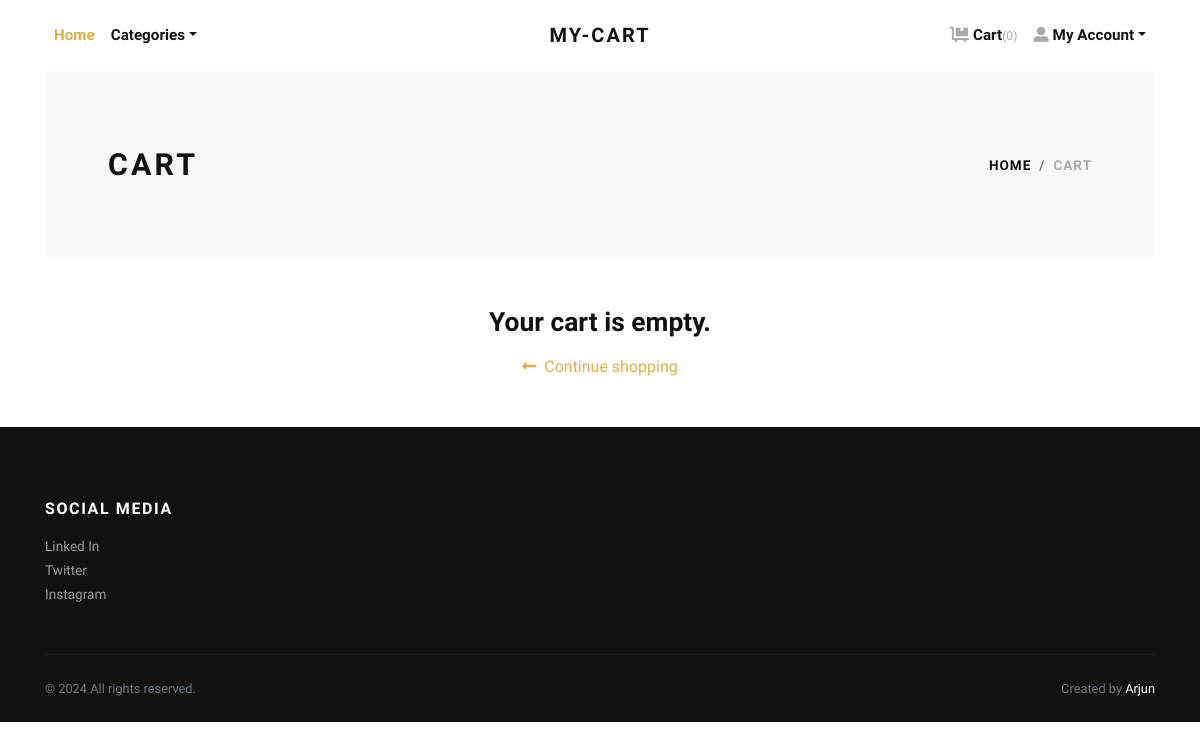
/cart/ (signed in), run on an earlier commit of the app's database.
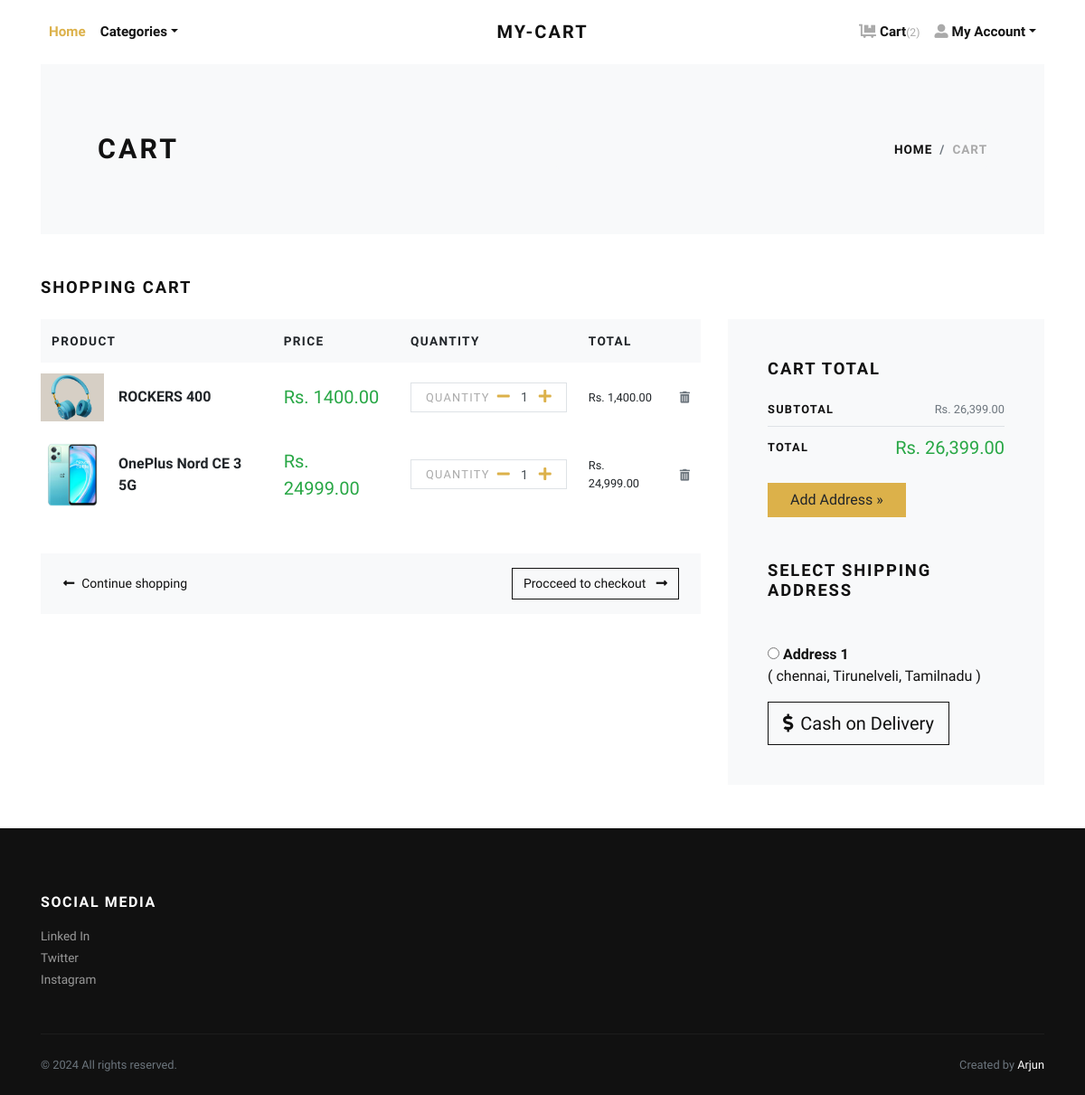
And on a later commit of the database.
### store/models.py (models this page shows, shortened)
class Cart(models.Model):
    user = models.ForeignKey(User, verbose_name="User", on_delete=models.CASCADE)
    product = models.ForeignKey(Product, verbose_name="Product", on_delete=models.CASCADE)
    quantity = models.PositiveIntegerField(default=1, verbose_name="Quantity")
    created_at = models.DateTimeField(auto_now_add=True, verbose_name="Created Date")
    updated_at = models.DateTimeField(auto_now=True, verbose_name="Updated Date")
    @property
    def total_price(self):
        return self.quantity * self.product.price

class Product(models.Model):
    title = models.CharField(max_length=150, verbose_name="Product Title")
    slug = models.SlugField(max_length=160, verbose_name="Product Slug")
    sku = models.CharField(max_length=255, unique=True, verbose_name="Unique Product ID (SKU)")
    short_description = models.TextField(verbose_name="Short Description")
    detail_description = models.TextField(blank=True, null=True, verbose_name="Detail Description")
    product_image = models.ImageField(upload_to='product', blank=True, null=True, verbose_name="Product Image")
    oldprice = models.DecimalField(max_digits=8, decimal_places=2, null=True, blank=True)
    price = models.DecimalField(max_digits=8, decimal_places=2)
    category = models.ForeignKey(Category, verbose_name="Product Categoy", on_delete=models.CASCADE)
    is_active = models.BooleanField(verbose_name="Is Active?")
    is_available = models.BooleanField(verbose_name="Is Available?", default=True)
    is_featured = models.BooleanField(verbose_name="Is Featured?")
    offer_percentage = models.PositiveIntegerField(default=0, verbose_name="Offer Percentage")
    created_at = models.DateTimeField(auto_now_add=True, verbose_name="Created Date")
    updated_at = models.DateTimeField(auto_now=True, verbose_name="Updated Date")
    class Meta:
        verbose_name_plural = 'Products'
        ordering = ('-created_at', )

class Address(models.Model):
    user = models.ForeignKey(User, verbose_name="User", on_delete=models.CASCADE)
    locality = models.CharField(max_length=150, verbose_name="Nearest Location")
    city = models.CharField(max_length=150, verbose_name="City")
    state = models.CharField(max_length=150, verbose_name="State")

### store/views.py (the view)
# urls.py: path('cart/', views.cart, name="cart"),
@login_required
def cart(request):
    user = request.user
    cart_products = Cart.objects.filter(user=user)
    amount = decimal.Decimal(0)
    shipping_amount = decimal.Decimal(10)
    cp = [p for p in Cart.objects.all() if p.user==user]
    if cp:
        for p in cp:
            temp_amount = (p.quantity * p.product.price)
            amount += temp_amount
    addresses = Address.objects.filter(user=user)
    context = {
        'cart_products': cart_products,
        'amount': amount,
        'shipping_amount': shipping_amount,
        'total_amount': amount + shipping_amount,
        'addresses': addresses,
    }
    return render(request, 'store/cart.html', context)

### store/context_preprocessors.py (called while the page is built)
def store_menu(request):
    categories = Category.objects.filter(is_active=True)
    context = {
        'categories_menu': categories,
    }
    return context

def cart_menu(request):
    if request.user.is_authenticated:
        cart_items= Cart.objects.filter(user=request.user)
        context = {
            'cart_items': cart_items,
        }
    else:
        context = {}
    return context

### templates/store/cart.html (shortened to what the changed rows need)
{% extends 'base.html' %}
{% load static %}
{% load humanize %}
    {% block content %}
      <div class="container">
        <section class="py-5 bg-light">
          <div class="container">
            <div class="row px-4 px-lg-5 py-lg-4 align-items-center">
              <div class="col-lg-6">
                <h1 class="h2 text-uppercase mb-0">Cart</h1>
              </div>
            </div>
          </div>
        </section>
        {% if cart_products %}
        <section class="py-5">
          <h2 class="h5 text-uppercase mb-4">Shopping cart</h2>
          <div class="row">
            <div class="col-lg-8 mb-4 mb-lg-0">
              <div class="table-responsive mb-4">
                <table class="table">
                  <thead class="bg-light">
                    <tr>
                      <th class="border-0" scope="col"> <strong class="text-small text-uppercase">Product</strong></th>
                      <th class="border-0" scope="col"> <strong class="text-small text-uppercase">Price</strong></th>
                      <th class="border-0" scope="col"> <strong class="text-small text-uppercase">Quantity</strong></th>
                      <th class="border-0" scope="col"> <strong class="text-small text-uppercase">Total</strong></th>
                      <th class="border-0" scope="col"> </th>
                    </tr>
                  </thead>
                  <tbody>
                    {% for cart_product in cart_products %}
                    <tr>
                      <th class="pl-0 border-0" scope="row">
                        <div class="media align-items-center">
                          {% if cart_product.product.product_image %}
                            <a class="reset-anchor d-block animsition-link" href="{% url 'store:product-detail' cart_product.product.slug %}"><img src="{{cart_product.product.product_image.url}}" alt="{{cart_product.product.title}}" width="70"/></a>
                          {% else %}
                            <a class="reset-anchor d-block animsition-link" href="{% url 'store:product-detail' cart_product.product.slug %}"><img src="{% static 'img/product-detail-3.jpg' %}" alt="{{cart_product.product.title}}" width="70"/></a>
                          {% endif %}
                          <div class="media-body ml-3"><strong class="h6"><a class="reset-anchor animsition-link" href="{% url 'store:product-detail' cart_product.product.slug %}">{{cart_product.product.title}}</a></strong></div>
                        </div>
                      </th>
                      <td class="align-middle border-0">
                        <p class="mb-0 text-success lead ">Rs. {{cart_product.product.price}}</p>
                      </td>
                      <td class="align-middle border-0">
                        <div class="border d-flex align-items-center justify-content-between px-3"><span class="small text-uppercase text-gray headings-font-family">Quantity</span>
                          <div class="quantity">
                            <a href="{% url 'store:minus-cart' cart_product.id %}" class="dec-btn p-0 ml-2"><i class="fas fa-minus"></i></a>
                            <input class="form-control form-control-sm border-0 shadow-0 p-0" type="text" value="{{cart_product.quantity}}"/>
                            <a href="{% url 'store:plus-cart' cart_product.id %}" class="inc-btn p-0"><i class="fas fa-plus"></i></a>
                          </div>
                        </div>
                      </td>
                      <td class="align-middle border-0">
                        <p class="mb-0 small">Rs. {{cart_product.total_price|intcomma}}</p>
                      </td>
                      <td class="align-middle border-0"><a class="reset-anchor" href="{% url 'store:remove-cart' cart_product.id %}"><i class="fas fa-trash-alt small text-muted"></i></a></td>
                    </tr>
                    {% endfor %}
                  </tbody>
                </table>
              </div>
              <div class="bg-light px-4 py-3">
                <div class="row align-items-center text-center">
                  <div class="col-md-6 mb-3 mb-md-0 text-md-left"><a class="btn btn-link p-0 text-dark btn-sm" href="{% url 'store:home' %}"><i class="fas fa-long-arrow-alt-left mr-2"> </i>Continue shopping</a></div>
                  <div class="col-md-6 text-md-right">
                    <a class="btn btn-outline-dark btn-sm" href="#" id="checkoutBtn">
                        Procceed to checkout
                        <i class="fas fa-long-arrow-alt-right ml-2"></i>
                    </a>
                </div>
                </div>
              </div>
            </div>
            <div class="col-lg-4">
              <div class="card border-0 rounded-0 p-lg-4 bg-light">
                <div class="card-body">
                  <h5 class="text-uppercase mb-4">Cart total</h5>
                  <ul class="list-unstyled mb-0">
                    <li class="d-flex align-items-center justify-content-between"><strong class="text-uppercase small font-weight-bold">Subtotal</strong><span class="text-muted small">Rs. {{amount|intcomma}}</span></li>
                    <li class="border-bottom my-2"></li>
                    <li class="d-flex align-items-center justify-content-between mb-4"><strong class="text-uppercase small font-weight-bold">Total</strong><span class="text-success lead "><b>Rs. {{amount|intcomma}}</b></span></li>
                  </ul>
                  <p><a class="btn btn-primary btn-large" href="{% url 'store:add-address' %}">Add Address »</a>
                  <h5 class="text-uppercase my-5">Select Shipping Address</h5>
                  <form action="{% url 'store:checkout' %}" id="myform">
                      {% if addresses %}
                          {% for address in addresses %}
                              <div class="mb-3">
                                  <input type="radio" name="address" value="{{ address.id }}"> <strong>Address {{ forloop.counter }}</strong> <br>
                                  ( {{ address.locality }}, {{ address.city }}, {{ address.state }} )
                              </div>
                          {% endfor %}
                      {% endif %}
                      <button type="button" class="btn btn-dark btn-lg btn-outline-dark" onclick="validateForm()"> <i class="fas fa-dollar-sign mr-2"></i>Cash on Delivery</button>
                  </form>
                </div>
              </div>
            </div>
          </div>
        </section>
        {% else %}
          <div class="text-center py-5">
            <h3 class="mb-3">Your cart is empty.</h3>
            <a href="{% url 'store:home' %}"><i class="fas fa-long-arrow-alt-left mr-2"> </i>Continue shopping</a>
          </div>
        {% endif %}
      </div>
      {% endblock content %}

What changed in the data, as far as the page shows it:
added Cart: product.product_image (picture), product "ROCKERS 400", product.price "1400.00", quantity "1", total_price "1,400.00"
added Cart: product.product_image (picture), product "OnePlus Nord CE 3 5G", product.price "24999.00", quantity "1", total_price "24,999.00"
now on this page (row unchanged): Address: locality "chennai", city "Tirunelveli", state "Tamilnadu"
Also different on the page:
{{ cart_items.count }}: "0" → "2"
{{ amount|intcomma }}: (not shown) → "26,399.00"
text no longer shown: "Your cart is empty."
text now shown: "SHOPPING CART PRODUCT PRICE QUANTITY TOTAL Procceed to checkout CART TOTAL SUBTOTAL Rs. TOTAL Rs. Add Address » SELECT SHIPPING ADDRESS Cash on Delivery"
